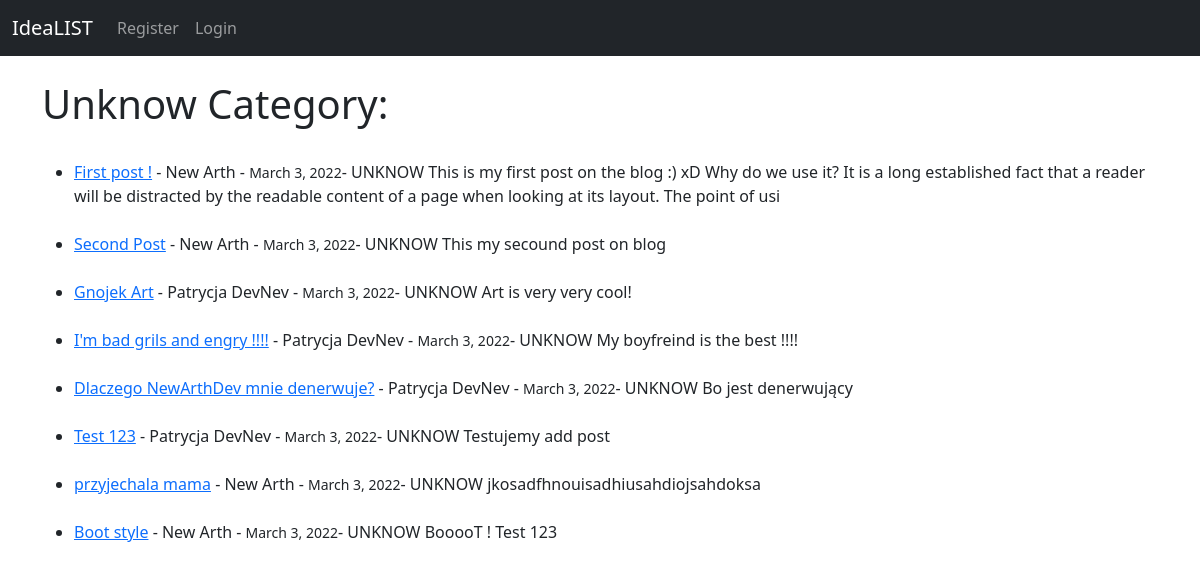
Before: /category/UNKNOW/ with the older database file.
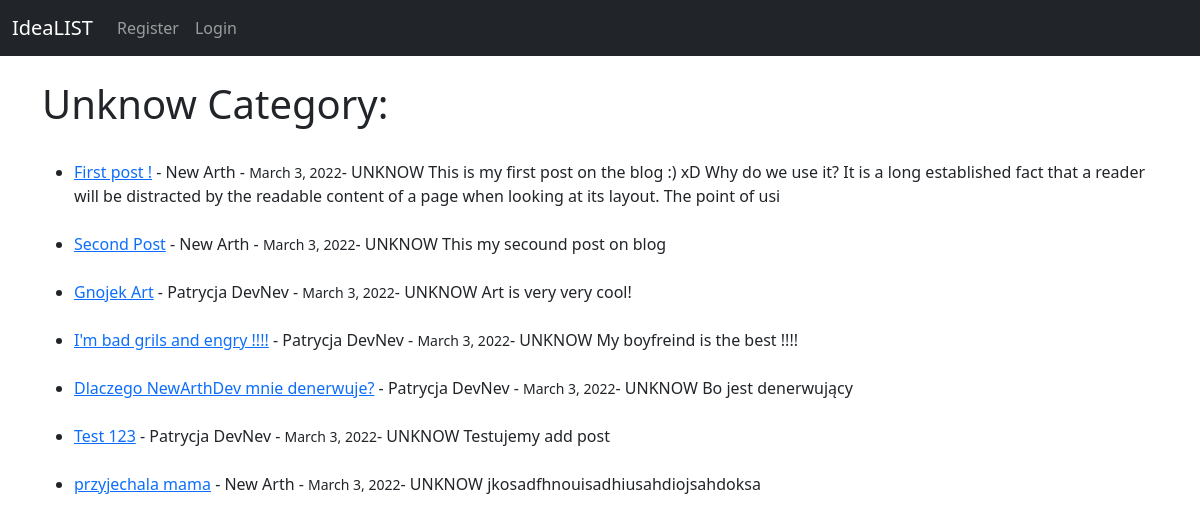
After: the same page with the newer database file.
### theblog/models.py (models this page shows, shortened)
class Post(models.Model):
    title = models.CharField(max_length=255)
    title_TAG = models.CharField(max_length=255, default="My BLOG! " )  # on nie zostawił
    author = models.ForeignKey(User, on_delete=models.CASCADE,default = User)
    body = models.TextField()
    post_date = models.DateField(auto_now_add=True)
    category = models.CharField(max_length=100)

### theblog/views.py (the view)
# urls.py: path('category/<str:cats>/', CategoryView, name='category'),
def CategoryView(request, cats):
    category_posts = Post.objects.filter(category=cats)
    return render(request, 'categories.html',{'cats' : cats.title(), 'category_posts' : category_posts })

### theblog/templates/categories.html (shortened to what this page needs)
{% extends 'base.html' %}
{% block content %}
    {% if category_posts %}
        <h1>{{ cats }} Category: </h1><br>
        <ul>
            {% for post in category_posts %}
            <li><a href="{% url 'article-detail' post.pk %}"> {{ post.title }}</a>
                - {{ post.author.first_name }}
                {{ post.author.last_name }} - <small>{{ post.post_date }}</small>- {{ post.category }}
            {{ post.body|slice:":200"|safe }}</li><br/>
            {% endfor %}
        </ul>
    {% else %}
        <h1><center>ERROR !</h1>
    {% endif %}
{% endblock %}

Changed rows visible on the page:
no longer on this page (row edited): Post: title "Boot style", author.first_name "New", author.last_name "Arth", post_date "March 3, 2022", category "UNKNOW", body "BooooT ! Test 123"
